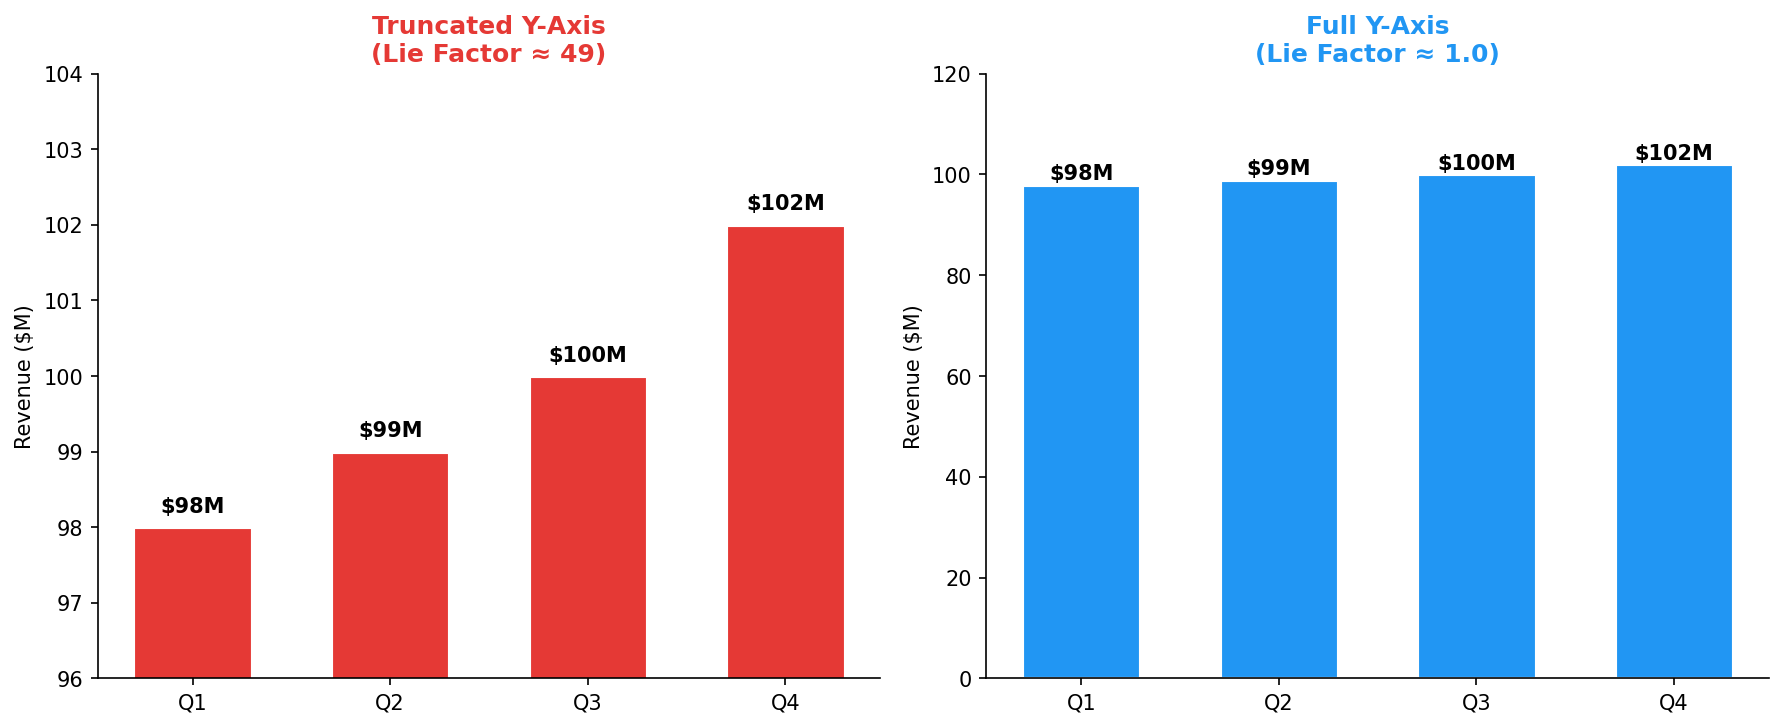

Recreate this plot in Python.
"""Truncated vs Honest Bar Chart: Quarterly Revenue."""
import matplotlib.pyplot as plt
import numpy as np

quarters = ["Q1", "Q2", "Q3", "Q4"]
revenue = [98, 99, 100, 102]

fig, axes = plt.subplots(1, 2, figsize=(12, 5))

# LEFT: Truncated (dishonest)
bars_l = axes[0].bar(quarters, revenue, color="#E53935", width=0.6,
                     edgecolor="white", linewidth=1.5)
axes[0].set_ylim(96, 104)
axes[0].set_title("Truncated Y-Axis\n(Lie Factor ≈ 49)", fontweight="bold",
                  fontsize=12, color="#E53935")
axes[0].set_ylabel("Revenue ($M)")
axes[0].spines["top"].set_visible(False)
axes[0].spines["right"].set_visible(False)
for bar, val in zip(bars_l, revenue):
    axes[0].text(bar.get_x() + bar.get_width() / 2, bar.get_height() + 0.2,
                 f"${val}M", ha="center", fontsize=10, fontweight="bold")

# RIGHT: Full range (honest)
bars_r = axes[1].bar(quarters, revenue, color="#2196F3", width=0.6,
                     edgecolor="white", linewidth=1.5)
axes[1].set_ylim(0, 120)
axes[1].set_title("Full Y-Axis\n(Lie Factor ≈ 1.0)", fontweight="bold",
                  fontsize=12, color="#2196F3")
axes[1].set_ylabel("Revenue ($M)")
axes[1].spines["top"].set_visible(False)
axes[1].spines["right"].set_visible(False)
for bar, val in zip(bars_r, revenue):
    axes[1].text(bar.get_x() + bar.get_width() / 2, bar.get_height() + 1,
                 f"${val}M", ha="center", fontsize=10, fontweight="bold")

plt.tight_layout()
plt.savefig("figures/figure_002_truncated_vs_honest.png", dpi=150,
            bbox_inches="tight", facecolor="white")
plt.close()
print("OK: figure_002_truncated_vs_honest.png")
